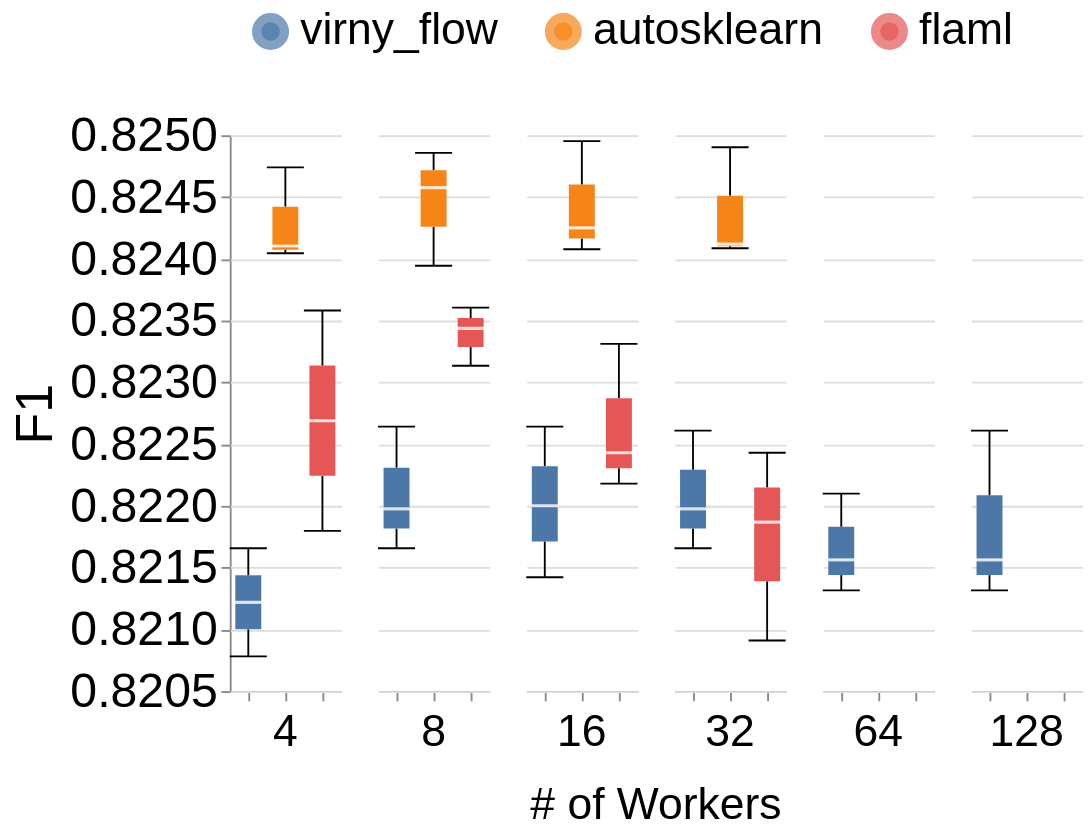

The notebook cell this image was saved under:
### Code cell
create_performance_plot_folk_emp_all(final_metrics_df, metric_name="F1")

### Figure 1 — Vega-Lite specification as saved in the notebook (floating-point values rounded to 4 significant figures)
{"config": {"view": {"continuousWidth": 300, "continuousHeight": 300, "stroke": null}, "axis": {"labelFontSize": 26, "labelFontWeight": "normal", "titleFontSize": 28, "titleFontWeight": "normal"}, "facet": {"spacing": 20}, "header": {"labelFontSize": 24, "labelFontWeight": "normal", "labelOrient": "bottom", "labelPadding": 5, "titleFontSize": 24, "titleFontWeight": "normal", "titleOrient": "bottom", "titlePadding": 5}, "legend": {"columns": 4, "direction": "horizontal", "labelFontSize": 24, "labelLimit": 400, "orient": "top", "symbolOffset": 10, "symbolStrokeWidth": 10, "titleAnchor": "middle", "titleFontSize": 26, "titleLimit": 300}, "title": {"fontSize": 24}}, "data": {"name": "data-7261107a76e14ce38e0f1d7891234ddf"}, "mark": {"type": "boxplot", "median": {"stroke": "white", "strokeWidth": 0.7}, "ticks": true}, "encoding": {"color": {"field": "system_name", "legend": {"title": null}, "sort": ["virny_flow", "autosklearn", "flaml"], "type": "nominal"}, "column": {"field": "num_workers", "title": "# of Workers", "type": "ordinal"}, "x": {"axis": {"labelAngle": -45, "labels": false}, "field": "system_name", "sort": ["virny_flow", "autosklearn", "flaml"], "title": null, "type": "nominal"}, "y": {"field": "F1", "scale": {"zero": false}, "title": "F1", "type": "quantitative"}}, "resolve": {"scale": {"x": "shared"}}, "$schema": "https://vega.github.io/schema/vega-lite/v6.1.0.json", "datasets": {"data-7261107a76e14ce38e0f1d7891234ddf": [{"system_name": "virny_flow", "dataset_name": "folk_emp_all", "num_workers": 32, "run_num": 2, "optimization_time": 12400.0, "F1": 0.8217, "Equalized_Odds_FNR": -0.00675}, {"system_name": "virny_flow", "dataset_name": "folk_emp_all", "num_workers": 16, "run_num": 8, "optimization_time": 32340.0, "F1": 0.822, "Equalized_Odds_FNR": -0.007632}, {"system_name": "virny_flow", "dataset_name": "folk_emp_all", "num_workers": 4, "run_num": 6, "optimization_time": 86540.0, "F1": 0.8208, "Equalized_Odds_FNR": -0.009499}, {"system_name": "virny_flow", "dataset_name": "folk_emp_all", "num_workers": 16, "run_num": 6, "optimization_time": 65190.0, "F1": 0.8214, "Equalized_Odds_FNR": -0.008495}, {"system_name": "virny_flow", "dataset_name": "folk_emp_all", "num_workers": 128, "run_num": 5, "optimization_time": 4674.0, "F1": 0.8213, "Equalized_Odds_FNR": -0.01053}, {"system_name": "virny_flow", "dataset_name": "folk_emp_all", "num_workers": 16, "run_num": 1, "optimization_time": 34690.0, "F1": 0.8226, "Equalized_Odds_FNR": -0.008519}, {"system_name": "virny_flow", "dataset_name": "folk_emp_all", "num_workers": 8, "run_num": 2, "optimization_time": 114300.0, "F1": 0.8217, "Equalized_Odds_FNR": -0.00675}, {"system_name": "virny_flow", "dataset_name": "folk_emp_all", "num_workers": 64, "run_num": 3, "optimization_time": 6378.0, "F1": 0.8216, "Equalized_Odds_FNR": -0.007769}, {"system_name": "virny_flow", "dataset_name": "folk_emp_all", "num_workers": 128, "run_num": 3, "optimization_time": 5133.0, "F1": 0.8216, "Equalized_Odds_FNR": -0.007769}, {"system_name": "virny_flow", "dataset_name": "folk_emp_all", "num_workers": 8, "run_num": 1, "optimization_time": 134900.0, "F1": 0.8226, "Equalized_Odds_FNR": -0.008519}, {"system_name": "virny_flow", "dataset_name": "folk_emp_all", "num_workers": 8, "run_num": 6, "optimization_time": 104600.0, "F1": 0.822, "Equalized_Odds_FNR": -0.009454}, {"system_name": "virny_flow", "dataset_name": "folk_emp_all", "num_workers": 32, "run_num": 1, "optimization_time": 12830.0, "F1": 0.8226, "Equalized_Odds_FNR": -0.008614}, {"system_name": "virny_flow", "dataset_name": "folk_emp_all", "num_workers": 4, "run_num": 2, "optimization_time": 178500.0, "F1": 0.8217, "Equalized_Odds_FNR": -0.00675}, {"system_name": "virny_flow", "dataset_name": "folk_emp_all", "num_workers": 32, "run_num": 6, "optimization_time": 12060.0, "F1": 0.822, "Equalized_Odds_FNR": -0.009454}, {"system_name": "virny_flow", "dataset_name": "folk_emp_all", "num_workers": 64, "run_num": 1, "optimization_time": 21260.0, "F1": 0.8221, "Equalized_Odds_FNR": -0.008358}, {"system_name": "virny_flow", "dataset_name": "folk_emp_all", "num_workers": 128, "run_num": 1, "optimization_time": 4707.0, "F1": 0.8226, "Equalized_Odds_FNR": -0.008614}, {"system_name": "virny_flow", "dataset_name": "folk_emp_all", "num_workers": 64, "run_num": 5, "optimization_time": 11140.0, "F1": 0.8213, "Equalized_Odds_FNR": -0.01009}, {"system_name": "autosklearn", "dataset_name": "folk_emp_all", "num_workers": 4, "run_num": 1, "optimization_time": 43590.0, "F1": 0.8241, "Equalized_Odds_FNR": 0.03303}, {"system_name": "autosklearn", "dataset_name": "folk_emp_all", "num_workers": 4, "run_num": 2, "optimization_time": 53950.0, "F1": 0.8247, "Equalized_Odds_FNR": 0.03185}, {"system_name": "autosklearn", "dataset_name": "folk_emp_all", "num_workers": 4, "run_num": 3, "optimization_time": 54090.0, "F1": 0.824, "Equalized_Odds_FNR": 0.03267}, {"system_name": "autosklearn", "dataset_name": "folk_emp_all", "num_workers": 8, "run_num": 1, "optimization_time": 28610.0, "F1": 0.8246, "Equalized_Odds_FNR": 0.03038}, {"system_name": "autosklearn", "dataset_name": "folk_emp_all", "num_workers": 8, "run_num": 2, "optimization_time": 22520.0, "F1": 0.8249, "Equalized_Odds_FNR": 0.0317}, {"system_name": "autosklearn", "dataset_name": "folk_emp_all", "num_workers": 8, "run_num": 3, "optimization_time": 21670.0, "F1": 0.8239, "Equalized_Odds_FNR": 0.03442}, {"system_name": "autosklearn", "dataset_name": "folk_emp_all", "num_workers": 16, "run_num": 1, "optimization_time": 14810.0, "F1": 0.8242, "Equalized_Odds_FNR": 0.03144}, {"system_name": "autosklearn", "dataset_name": "folk_emp_all", "num_workers": 16, "run_num": 2, "optimization_time": 19070.0, "F1": 0.825, "Equalized_Odds_FNR": 0.03101}, {"system_name": "autosklearn", "dataset_name": "folk_emp_all", "num_workers": 16, "run_num": 3, "optimization_time": 13890.0, "F1": 0.8241, "Equalized_Odds_FNR": 0.03345}, {"system_name": "autosklearn", "dataset_name": "folk_emp_all", "num_workers": 32, "run_num": 1, "optimization_time": 14740.0, "F1": 0.8241, "Equalized_Odds_FNR": 0.03197}, {"system_name": "autosklearn", "dataset_name": "folk_emp_all", "num_workers": 32, "run_num": 2, "optimization_time": 15750.0, "F1": 0.8249, "Equalized_Odds_FNR": 0.0321}, {"system_name": "autosklearn", "dataset_name": "folk_emp_all", "num_workers": 32, "run_num": 3, "optimization_time": 15480.0, "F1": 0.8241, "Equalized_Odds_FNR": 0.03224}, {"system_name": "flaml", "dataset_name": "folk_emp_all", "num_workers": 4, "run_num": 1, "optimization_time": 81220.0, "F1": 0.8218, "Equalized_Odds_FNR": 0.001923}, {"system_name": "flaml", "dataset_name": "folk_emp_all", "num_workers": 4, "run_num": 6, "optimization_time": 93690.0, "F1": 0.8236, "Equalized_Odds_FNR": 0.004673}, {"system_name": "flaml", "dataset_name": "folk_emp_all", "num_workers": 8, "run_num": 2, "optimization_time": 72260.0, "F1": 0.8234, "Equalized_Odds_FNR": -0.002159}, {"system_name": "flaml", "dataset_name": "folk_emp_all", "num_workers": 8, "run_num": 3, "optimization_time": 39140.0, "F1": 0.8236, "Equalized_Odds_FNR": 0.003883}, {"system_name": "flaml", "dataset_name": "folk_emp_all", "num_workers": 8, "run_num": 6, "optimization_time": 42040.0, "F1": 0.8231, "Equalized_Odds_FNR": 0.0004794}, {"system_name": "flaml", "dataset_name": "folk_emp_all", "num_workers": 16, "run_num": 2, "optimization_time": 24150.0, "F1": 0.8224, "Equalized_Odds_FNR": 0.001449}, {"system_name": "flaml", "dataset_name": "folk_emp_all", "num_workers": 16, "run_num": 3, "optimization_time": 23040.0, "F1": 0.8222, "Equalized_Odds_FNR": 0.002224}, {"system_name": "flaml", "dataset_name": "folk_emp_all", "num_workers": 16, "run_num": 5, "optimization_time": 20840.0, "F1": 0.8233, "Equalized_Odds_FNR": 0.003289}, {"system_name": "flaml", "dataset_name": "folk_emp_all", "num_workers": 32, "run_num": 1, "optimization_time": 14820.0, "F1": 0.8209, "Equalized_Odds_FNR": -0.002194}, {"system_name": "flaml", "dataset_name": "folk_emp_all", "num_workers": 32, "run_num": 2, "optimization_time": 8985.0, "F1": 0.8224, "Equalized_Odds_FNR": 0.001449}, {"system_name": "flaml", "dataset_name": "folk_emp_all", "num_workers": 32, "run_num": 4, "optimization_time": 15230.0, "F1": 0.8219, "Equalized_Odds_FNR": 0.001091}]}}
